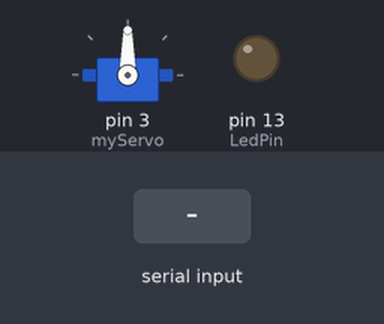
Bench run of a sketch on a simulated Arduino Nano, built with avr-gcc and run on an emulated ATmega328P. Shown: servo, output pins drawn as LEDs (lit = HIGH). Inputs (shaded band) come from the test bench. What the sketch prints to the serial monitor is not drawn.

Above: at 1.2 s.
1.3 s: "90,45\n" received over Serial
At 3.3 s:
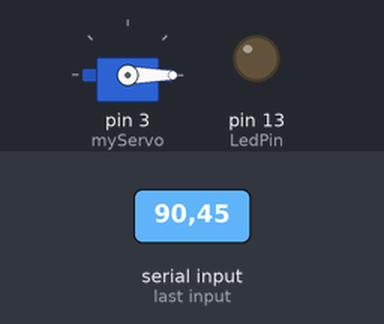
Timing chart, 0 to 4.8 s (numbered marks = the images above; inputs shaded):
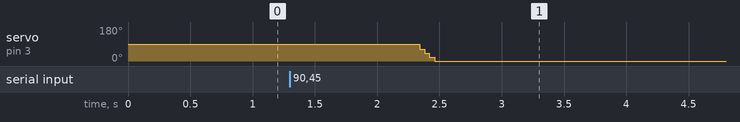

The sketch:

serialBlink.ino
```cpp
/*
 Name:		serialBlink.ino
 Created:	12/10/2016 8:24:41 AM
 Author:	KubaMiszczLenovo
*/
#include <Servo.h>

using namespace std;

int LedPin = 13;
Servo myServo;

// the setup function runs once when you press reset or power the board
void setup()
{
	Serial.begin(57600);
	Serial.println("hello");
	pinMode(LedPin, OUTPUT);
	myServo.attach(3,500,2700);
	Serial.println(myServo.readMicroseconds());
	Serial.println(myServo.readMicroseconds());
	Serial.println(myServo.readMicroseconds());
}

void SmarowanieServa(const Servo& servo)
{
	int i = 100;
	while (i--) {
		MoveServo(600);
		MoveServo(2550);
	}
};

// the loop function runs over and over again until power down or reset
void loop() {
	if (Serial.available() > 0) {
		String inString = Serial.readString();
		// Type the next ASCII value from what you received:
		size_t value = inString.toInt();
		//BlinkNtimes(value);  //test
		MoveServo(value);
		//Serial.println(myServo.readMicroseconds());

		//SmarowanieServa(myServo);

	}
}

void MoveServo(size_t value) {
	int speed = 100;
	int curPos = myServo.readMicroseconds();
	while (curPos != value) {
		if (curPos<value)
		{
			curPos++;
		}
		else
		{
			curPos--;
		}
		myServo.writeMicroseconds(curPos);
		curPos = myServo.readMicroseconds();
		_delay_us(speed);
	}
	Serial.println(myServo.readMicroseconds());
}


void BlinkNtimes(size_t n) {
	size_t delayTime = 250;
	for (size_t i = 0; i < n; i++)
	{
		digitalWrite(LedPin, HIGH);
		_delay_ms(delayTime);
		digitalWrite(LedPin, LOW);
		_delay_ms(delayTime);
	}
	Serial.println(n);
}
```

Measured:
- after the input at 1.3 s, servo on pin 3 (myServo): 90° → 0° after 1.0 s
